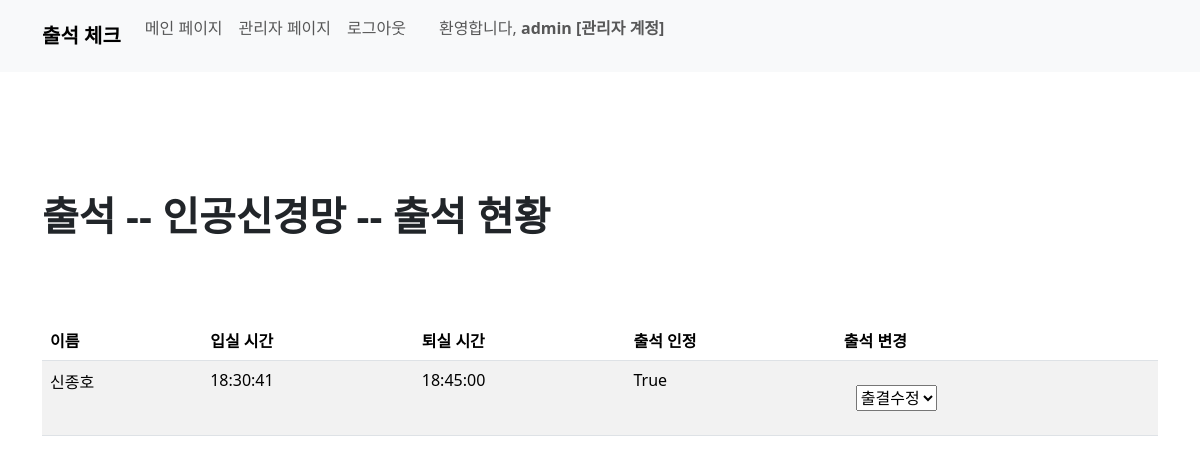
/course/attendance_course_board/1/ (signed in), run on an earlier commit of the app's database.
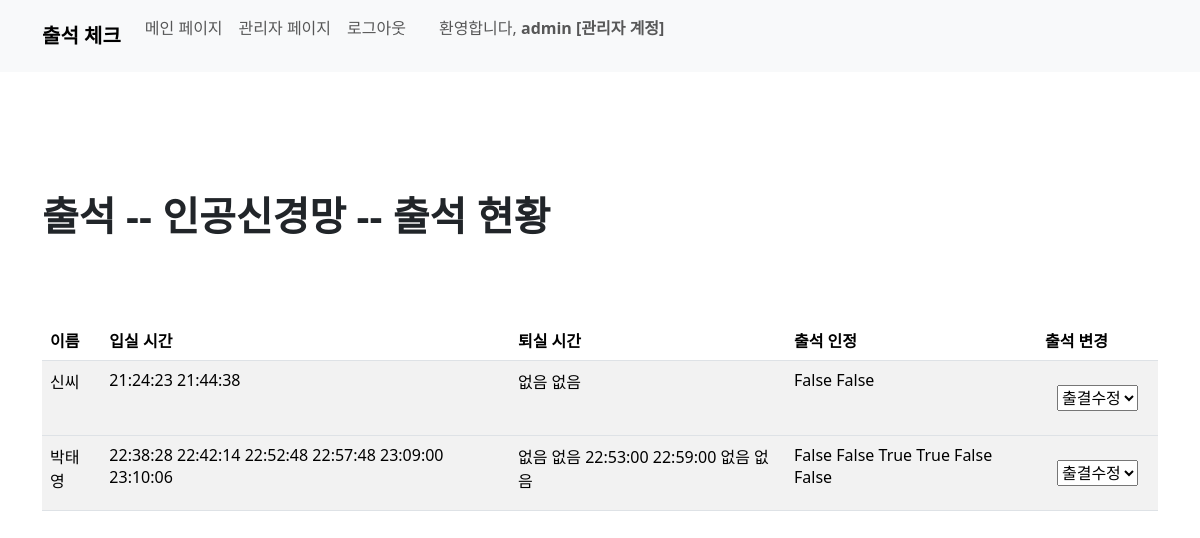
And on a later commit of the database.
### course/models.py (models this page shows, shortened)
class Course(models.Model):
    course_name = models.CharField(max_length=50)
    teacher_name = models.CharField(max_length=20)
    division_name = models.ForeignKey(Division, on_delete=models.CASCADE)
    start_date = models.DateField()
    start_at = models.TimeField()
    end_at = models.TimeField()
    hours = models.IntegerField()

class ClassAttend(models.Model):
    course_id = models.ForeignKey(Course, on_delete=models.CASCADE)
    student_id = models.ForeignKey(Student, on_delete=models.CASCADE)
    start_at = models.TimeField(default=time(0, 0))
    end_at = models.TimeField(default=time(0, 0))
    attend_state = models.BooleanField(default=False) # 출결 확인
    def __str__(self):
        return f'[{self.course_id.course_name} 출석] {self.student_id.name}'

### user/models.py (models this page shows, shortened)
class Student(models.Model):
    GENDER_CHOICES = (
        ('M', '남자'),
        ('F', '여자'),
        ('O', '기타'),
    )
    user = models.OneToOneField(User, on_delete=models.CASCADE)
    name = models.CharField(max_length=10)
    birth_date = models.DateField()
    gender = models.CharField(max_length=1, choices=GENDER_CHOICES)
    division = models.ForeignKey(Division, on_delete=models.CASCADE)
    qr_code = models.ImageField(upload_to='qr_codes/')
    current_course_name = models.CharField(max_length=20, default="수강중인 강의 없음", null=True)

### course/views.py (the view)
# urls.py: path('attendance_course_board/<int:pk>/', views.attendance_course_board, name='attendance_course_board'),
@user_passes_test(lambda u: u.is_staff, login_url='/') # 권한 없으면 홈으로
def attendance_course_board(request, pk):
    course = Course.objects.get(pk=pk)
    division = Division.objects.get(pk=course.division_name_id)
    students = Student.objects.filter(division_id=division.pk)
    class_attends = ClassAttend.objects.filter(student_id__division_id=division.pk)
    print(f'{class_attends = }')
    context = {
        'course': course,
        'class_attends': class_attends,
        'students': students,
        'division': division,
    }
    return render(request, 'attendance_board/attendance_course_board.html', context)

### course/templates/attendance_board/attendance_course_board.html (shortened to what this page needs)
{% load static %}
{% load django_bootstrap5 %}
{% bootstrap_css %}
<!DOCTYPE html>
<html>
<head>
</head>
<body>
  {% include 'home/navbar.html' %}
  <br><br><br>
    <div class="container">
        <br><br>
        <h1><b>출석 -- {{ course.course_name }} -- 출석 현황</b></h1>
        <br>
        <br><br>
        <table class="table table-striped">
            <thead>
              <tr>
                <th scope="col">이름</th>
                <th scope="col">입실 시간</th>
                <th scope="col">퇴실 시간</th>
                <th scope="col">출석 인정</th>
                <th scope="col">출석 변경</th>
              </tr>
            </thead>
            {% for student in students %}
                <tbody>
                    <tr>
                        <td> {{ student.name }} </td>
                        <td>
                            {% for class_attend in class_attends %}
                              {% if class_attend.student_id_id == student.id %}
                                {% if class_attend.start_at|time:"H:i:s" == '00:00:00'%}
                                  없음
                                {% else %}
                                  {{ class_attend.start_at|time:"H:i:s" }}
                                {% endif%}
                              {% endif %}
                            {% endfor %}
                        </td>
                        <td>
                            {% for class_attend in class_attends %}
                              {% if class_attend.student_id.pk == student.id %}
                                  {% if class_attend.end_at|time:"H:i:s" == '00:00:00'%}
                                  없음
                                  {% else %}
                                    {{ class_attend.end_at|time:"H:i:s" }}
                                  {% endif%}
                              {% endif %}
                            {% endfor %}
                        </td>
                        <td>
                            {% for class_attend in class_attends %}
                              {% if class_attend.student_id.pk == student.id %}
                                {{ class_attend.attend_state }}
                              {% endif %}
                            {% endfor %}
                        </td>
                        <td>
                          <form action="{% url 'course:student_attendance_update' %}" method="post" id="search_mode">
                            <div class="container my-3">
                              <select name="search_mode" id="search_mode">
                                <option value="">출결수정</option>
                              </select>
                            </div>
                          </form>
                        </td>
                    </tr>
                </tbody>
            {% endfor %}
          </table>
  </div>
</body>
</html>

### home/templates/home/navbar.html (shortened to what this page needs)
{% load django_bootstrap5 %}
{% bootstrap_css %}
<nav class="navbar navbar-expand-lg bg-body-tertiary bg-light">
  <div class="container-fluid container">
      <a class="navbar-brand" href="{% url 'home:home' %}"><b>출석 체크</b></a>
      <div class="collapse navbar-collapse" id="navbarNav">
          <ul class="navbar-nav mb-3">
              {% if user.is_authenticated %}
                  {% if user.is_staff %}
                      <li class="nav-item">
                        <a class="nav-link" aria-current="page" href="{% url 'home:home' %}">메인 페이지</a>
                      </li>
                      <li class="nav-item">
                        <a class="nav-link" aria-current="page" href="{% url 'user:admin_home' %}">관리자 페이지</a>
                      </li>
                      <li class="nav-item">
                        <a class="nav-link" aria-current="page" href="{% url 'home:logout' %}">로그아웃</a>
                      </li>
                      {% if user.student %}
                      <span class="navbar-text mr-3">
                        &nbsp;&nbsp;&nbsp;&nbsp;&nbsp; 환영합니다, <b> {{ user.student }} </b>
                      </span>
                      {% else %}
                      <span class="navbar-text mr-3">
                        &nbsp;&nbsp;&nbsp;&nbsp;&nbsp; 환영합니다, <b> {{ user }} [관리자 계정] </b>
                      </span>
                      {% endif %}
                  {% endif %}
              {% else %}
                <li class="nav-item">
                  <a class="nav-link active" href="{% url 'home:login' %}">로그인</a>
                </li>
              {% endif %}
          </ul>
      </div>
  </div>
</nav>

What changed in the data, as far as the page shows it:
removed Student: name "신종호"
removed ClassAttend: start_at "18:30:41", end_at "18:45:00", attend_state "True", shown under Student (number 1 of 2 on the later page)
added Student: name "신씨"
added ClassAttend: start_at "21:24:23", end_at "없음", attend_state "False", shown under Student (number 1 of 2 on the later page)
added ClassAttend: start_at "21:44:38", end_at "없음", attend_state "False", shown under Student (number 1 of 2 on the later page)
added Student: name "박태영"
added ClassAttend: start_at "22:38:28", end_at "없음", attend_state "False"
added ClassAttend: start_at "22:42:14", end_at "없음", attend_state "False"
added ClassAttend: start_at "22:52:48", end_at "22:53:00", attend_state "True"
added ClassAttend: start_at "22:57:48", end_at "22:59:00", attend_state "True"
added ClassAttend: start_at "23:09:00", end_at "없음", attend_state "False"
added ClassAttend: start_at "23:10:06", end_at "없음", attend_state "False"
